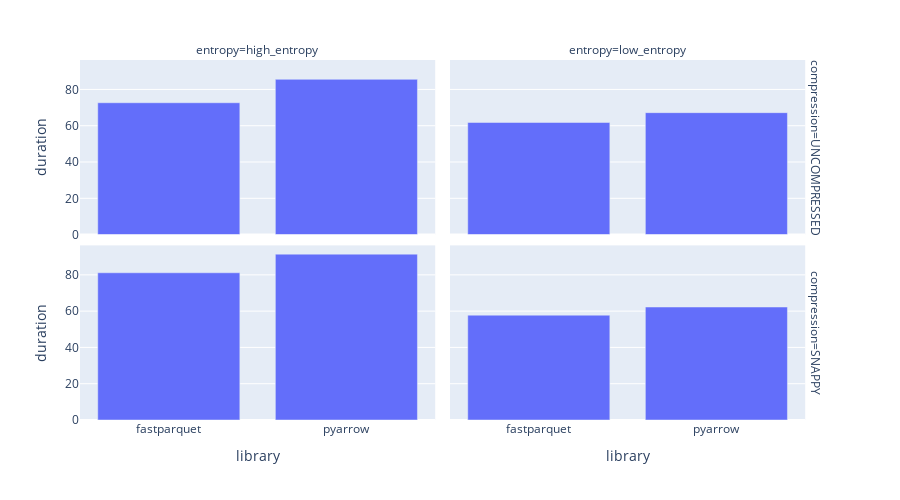

Notebook code cell kept with this figure:
### Code cell
px.bar(
    write_not_gzip_df,
    x="library",
    y="duration",
    facet_row="compression",
    facet_col="entropy",
    height=500
)

### Figure 1 — Plotly figure (JSON) as saved in the notebook; plotly's stock layout.template omitted (floating-point values rounded to 4 significant figures)
{"data": [{"alignmentgroup": "True", "hovertemplate": "compression=UNCOMPRESSED<br>entropy=high_entropy<br>library=%{x}<br>duration=%{y}<extra></extra>", "legendgroup": "", "marker": {"color": "#636efa"}, "name": "", "offsetgroup": "", "orientation": "v", "showlegend": false, "textposition": "auto", "type": "bar", "x": ["fastparquet", "pyarrow"], "xaxis": "x3", "y": [72.67, 85.56], "yaxis": "y3"}, {"alignmentgroup": "True", "hovertemplate": "compression=UNCOMPRESSED<br>entropy=low_entropy<br>library=%{x}<br>duration=%{y}<extra></extra>", "legendgroup": "", "marker": {"color": "#636efa"}, "name": "", "offsetgroup": "", "orientation": "v", "showlegend": false, "textposition": "auto", "type": "bar", "x": ["fastparquet", "pyarrow"], "xaxis": "x4", "y": [61.8, 67.2], "yaxis": "y4"}, {"alignmentgroup": "True", "hovertemplate": "compression=SNAPPY<br>entropy=high_entropy<br>library=%{x}<br>duration=%{y}<extra></extra>", "legendgroup": "", "marker": {"color": "#636efa"}, "name": "", "offsetgroup": "", "orientation": "v", "showlegend": false, "textposition": "auto", "type": "bar", "x": ["fastparquet", "pyarrow"], "xaxis": "x", "y": [81.13, 91.41], "yaxis": "y"}, {"alignmentgroup": "True", "hovertemplate": "compression=SNAPPY<br>entropy=low_entropy<br>library=%{x}<br>duration=%{y}<extra></extra>", "legendgroup": "", "marker": {"color": "#636efa"}, "name": "", "offsetgroup": "", "orientation": "v", "showlegend": false, "textposition": "auto", "type": "bar", "x": ["fastparquet", "pyarrow"], "xaxis": "x2", "y": [57.78, 62.27], "yaxis": "y2"}], "layout": {"annotations": [{"font": {}, "showarrow": false, "text": "entropy=high_entropy", "x": 0.24, "xanchor": "center", "xref": "paper", "y": 1, "yanchor": "bottom", "yref": "paper"}, {"font": {}, "showarrow": false, "text": "entropy=low_entropy", "x": 0.74, "xanchor": "center", "xref": "paper", "y": 1, "yanchor": "bottom", "yref": "paper"}, {"font": {}, "showarrow": false, "text": "compression=SNAPPY", "textangle": 90, "x": 0.98, "xanchor": "left", "xref": "paper", "y": 0.2425, "yanchor": "middle", "yref": "paper"}, {"font": {}, "showarrow": false, "text": "compression=UNCOMPRESSED", "textangle": 90, "x": 0.98, "xanchor": "left", "xref": "paper", "y": 0.7575, "yanchor": "middle", "yref": "paper"}], "barmode": "relative", "height": 500, "legend": {"tracegroupgap": 0}, "margin": {"t": 60}, "xaxis": {"anchor": "y", "autorange": true, "domain": [0, 0.48], "range": [-0.5, 1.5], "title": {"text": "library"}, "type": "category"}, "xaxis2": {"anchor": "y2", "autorange": true, "domain": [0.5, 0.98], "matches": "x", "range": [-0.5, 1.5], "title": {"text": "library"}, "type": "category"}, "xaxis3": {"anchor": "y3", "autorange": true, "domain": [0, 0.48], "matches": "x", "range": [-0.5, 1.5], "showticklabels": false, "type": "category"}, "xaxis4": {"anchor": "y4", "autorange": true, "domain": [0.5, 0.98], "matches": "x", "range": [-0.5, 1.5], "showticklabels": false, "type": "category"}, "yaxis": {"anchor": "x", "autorange": true, "domain": [0, 0.485], "range": [0, 96.22], "title": {"text": "duration"}, "type": "linear"}, "yaxis2": {"anchor": "x2", "autorange": true, "domain": [0, 0.485], "matches": "y", "range": [0, 96.22], "showticklabels": false, "type": "linear"}, "yaxis3": {"anchor": "x3", "autorange": true, "domain": [0.515, 1], "matches": "y", "range": [0, 96.22], "title": {"text": "duration"}, "type": "linear"}, "yaxis4": {"anchor": "x4", "autorange": true, "domain": [0.515, 1], "matches": "y", "range": [0, 96.22], "showticklabels": false, "type": "linear"}}}
